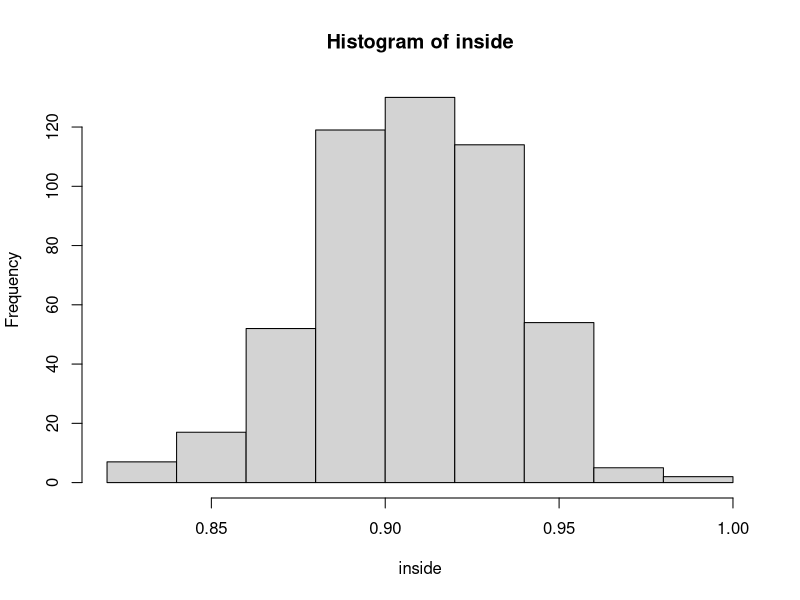

This chart was generated by the following R code:
# Verifying the central limit theorem

library(boot)

set.seed(84)

n <- 100
p <- 0.5
n_pts <- 100
n_reps <- 100
n_se <- 100

bernoulli <- function(n){
    # Draw n times from a bernoulli random variable
    rbinom(n, 1, c(1-p, p))
}

make_p_hats <- function(){
    replicate(n_reps, mean(bernoulli(n_pts)))
}

se_theory <- sqrt(p * (1-p) / n)

se_boot <- boot(make_p_hats(), function(x, index) sd(x[index]), n_se)
se_sim <- replicate(n_se, sd(make_p_hats()))

#hist(se_sim)
#plot(se_boot)

# 90 percent confidence interval
percent <- 0.9
alpha <- 1 - percent
difference <- se_theory * qnorm(1 - alpha/2)
lower <- p - difference
upper <- p + difference
ratio_inside <- function(){
    # whats the ratio of p_hats landing inside the confidence interval?
    p_hats <- make_p_hats()
    sum(lower < p_hats & p_hats < upper) / length(p_hats)
}

# Stays pretty close to the expected 90 percent.
inside <- replicate(500, ratio_inside())
hist(inside)
